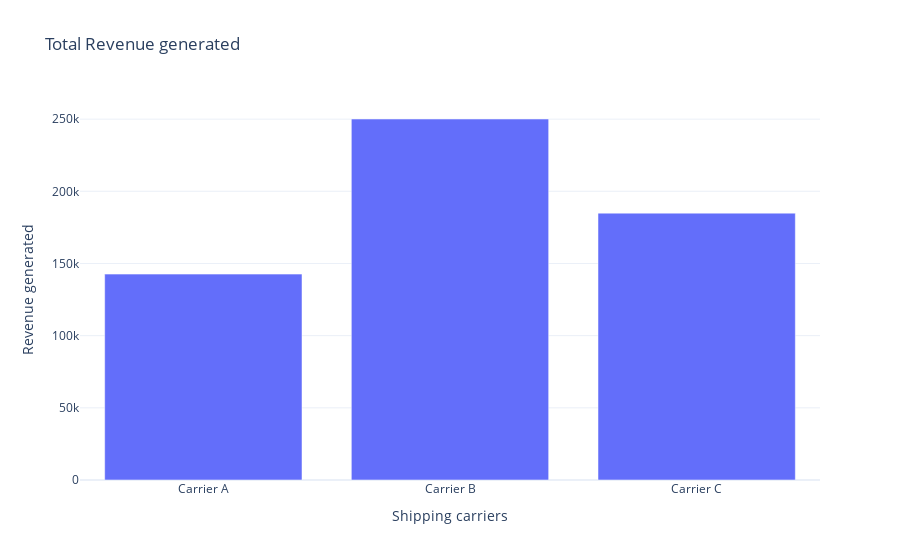

The cell this chart's notebook holds for it:
### Code cell
total_revenue_gen = px.bar(total_revenue,
                              x = 'Shipping carriers',
                              y = 'Revenue generated',
                              title = 'Total Revenue generated')
                              
total_revenue_gen.show()

### Figure 1 — Plotly figure (JSON) as saved in the notebook; plotly's stock layout.template omitted (floating-point values rounded to 4 significant figures)
{"data": [{"alignmentgroup": "True", "hovertemplate": "Shipping carriers=%{x}<br>Revenue generated=%{y}<extra></extra>", "legendgroup": "", "marker": {"color": "#636efa", "pattern": {"shape": ""}}, "name": "", "offsetgroup": "", "orientation": "v", "showlegend": false, "textposition": "auto", "type": "bar", "x": ["Carrier A", "Carrier B", "Carrier C"], "xaxis": "x", "y": [142600.0, 250100.0, 184900.0], "yaxis": "y"}], "layout": {"autosize": true, "barmode": "relative", "legend": {"tracegroupgap": 0}, "title": {"text": "Total Revenue generated"}, "xaxis": {"anchor": "y", "autorange": true, "domain": [0, 1], "range": [-0.5, 2.5], "title": {"text": "Shipping carriers"}, "type": "category"}, "yaxis": {"anchor": "x", "autorange": true, "domain": [0, 1], "range": [0, 263300.0], "title": {"text": "Revenue generated"}, "type": "linear"}}}
